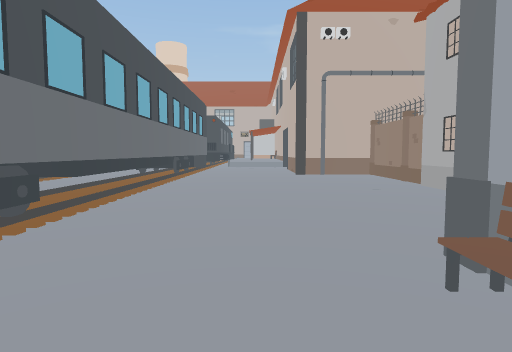
View 1 (above)

24 first-person views from a walk through a 3-D level made in the Unity game engine. The camera is 1.2 m above the floor, tilts 4° down and sees 75° across. The floor is counted in squares, 2 m on a side. Each view is taken from the middle of a square. On the plan, view 1 faces up. The plan holds only what a view shows up to about 10 squares ahead; the rest is blank. The place goes on beyond the plan. The player is left out.

View 2
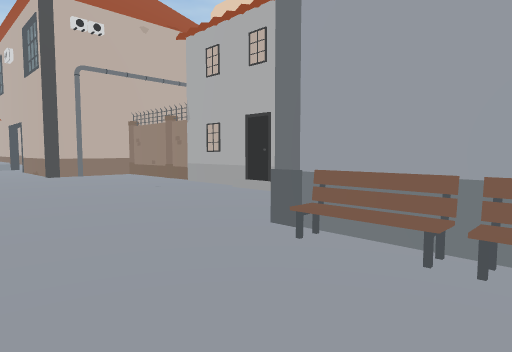

View 3
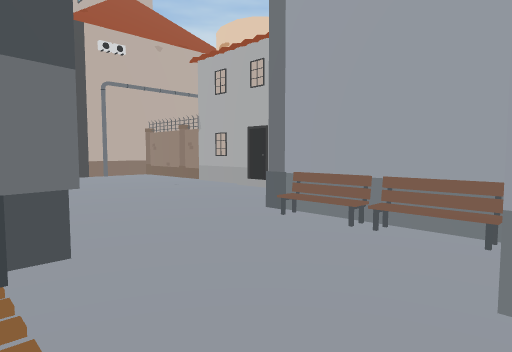

View 4
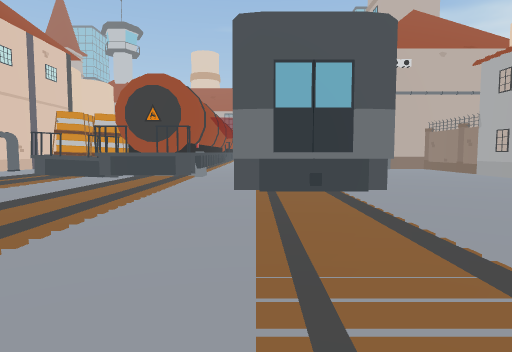

View 5
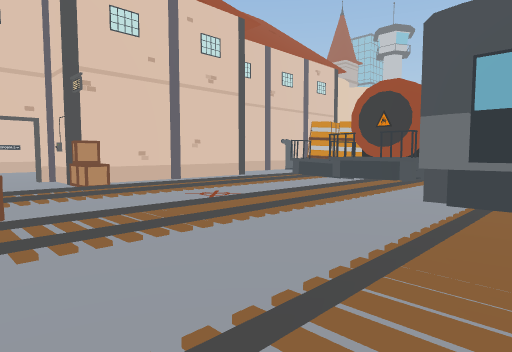

View 6
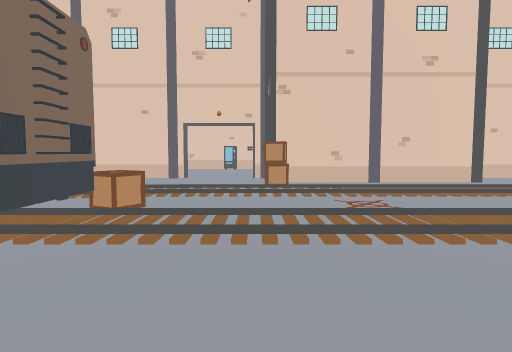

View 7
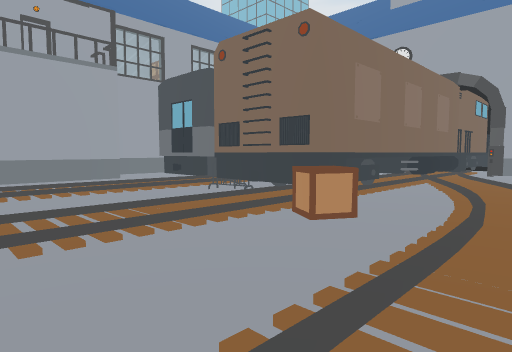

View 8
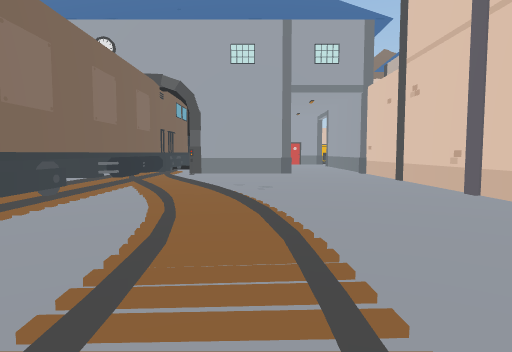

View 9
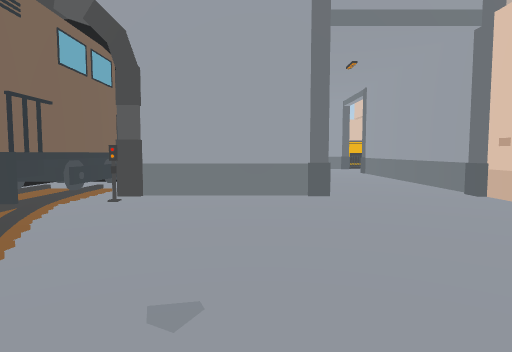

View 10
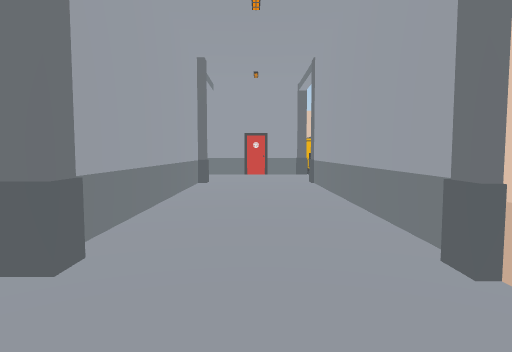

View 11
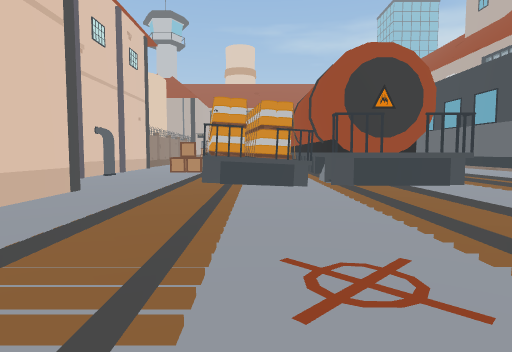

View 12
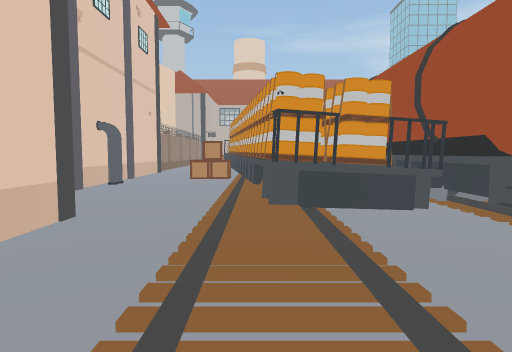

View 13
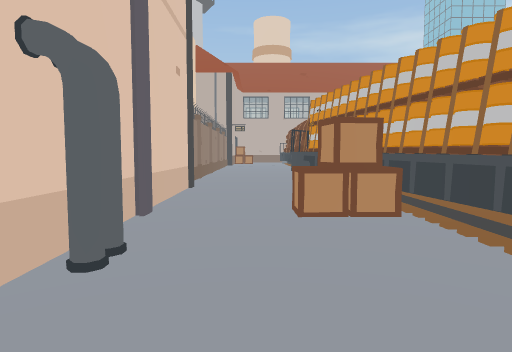

View 14
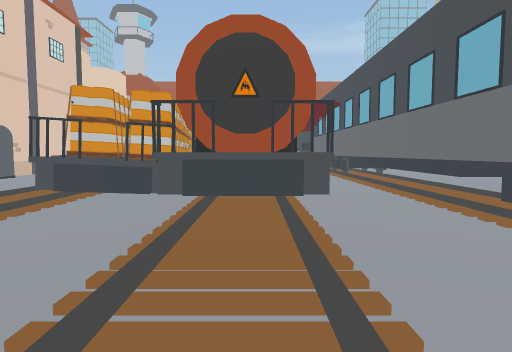

View 15
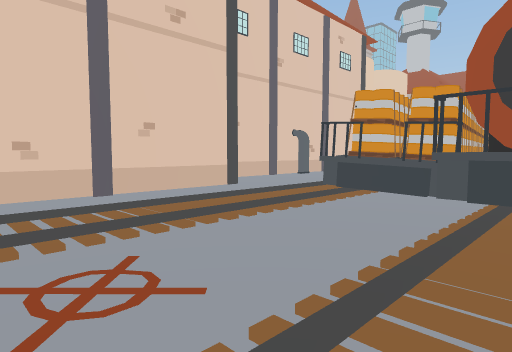

View 16
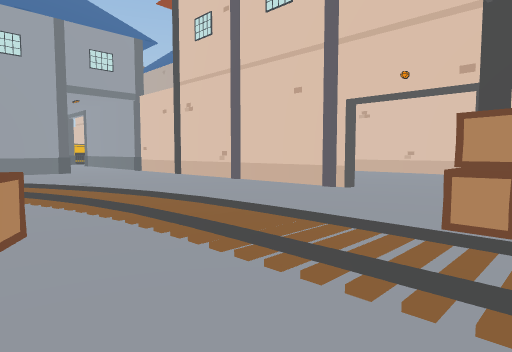

View 17
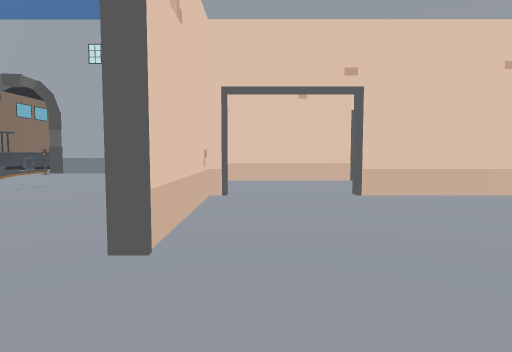

View 18
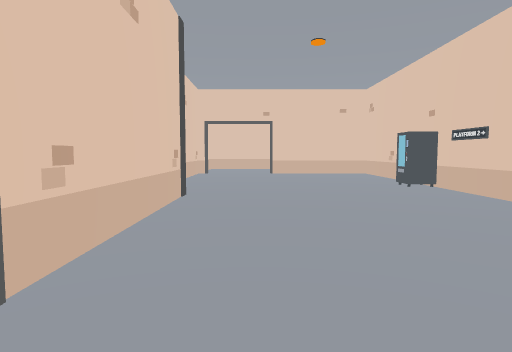

View 19
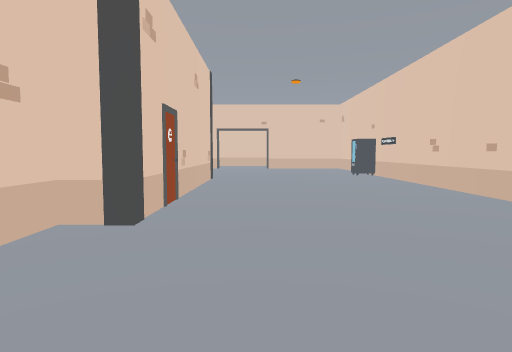

View 20
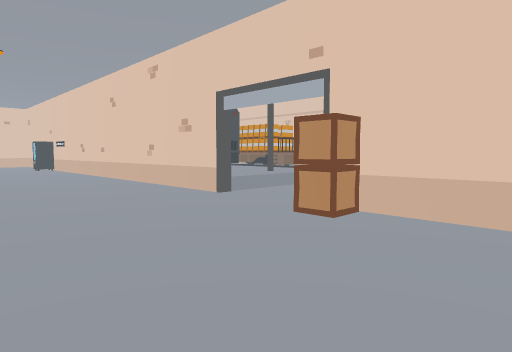

View 21
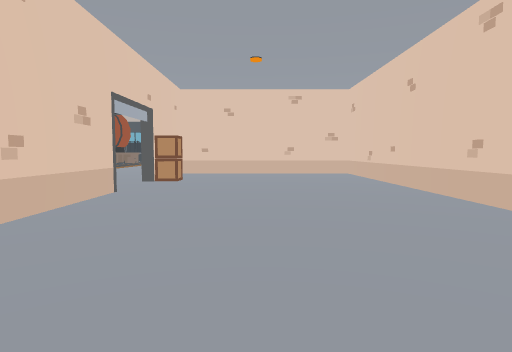

View 22
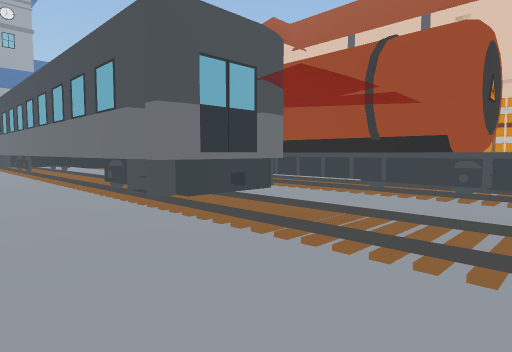

View 23
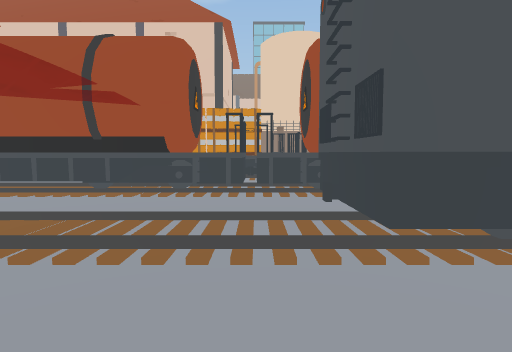

View 24
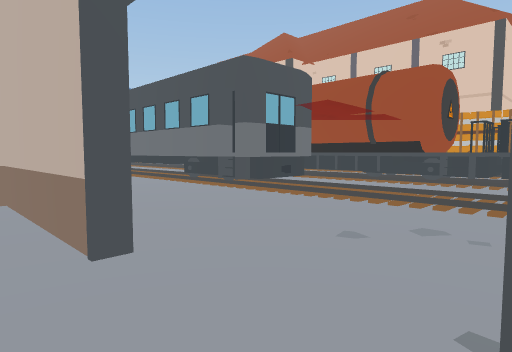

### Floor plan
Key: @ floor where view 1 was taken; # wall or solid block; . main floor; : floor 0.5 m higher than the main floor; + floor 5 m higher than the main floor; / step, stairs or slope; = window, fence, low wall or low ledge; ^ raised ledge; O other object.
Columns run from 18 left of view 1 to 3 right of it. Each row starts with its distance up from view 1.
 14        O..^###.##//#.
 13        O.OO##=.//....
 12   ######.OO###///..#.
 11  .#....#..OO #.//..#.
 10  .#....#..OO #.##..#.
  9  .O....#.OOO##.##..###
  8  ......#..OO##.##.....
  7 //#....#..OO##.##....O
  6 ::#....#..OO##.##....O
  5   #....#..OO#O.##....O
  4   #...###...##.##....O
  3   #...###....=.##....
  2   #...###......##...#
  1   #...###......##..O=
  0   #...##O......//.@O
 -1   #....##O.....//./+#
 -2   O............//.#
 -3   #....#../.O#O//.##
 -4   #....#..//##O##...
 -5   #....#..//##^  ...
 -6   ###..#....##     #
 -7     ...#.../#
 -8     ##.#....#
 -9        #....##^
-10        .....O#
-11       #..#####
-12       #...####
-13       #...#
-14       #...#
-15       #...#
-16       #..##
-17        ...
-18       O##.
-19       O###

Positions as (right, up) in squares from view 1, and headings:
1: (0, 0), facing up
2: (-1, 0), facing up-right
3: (-2, -1), facing up-right
4: (-3, -3), facing up
5: (-2, -3), facing up-left
6: (-2, -1), facing left
7: (-8, 0), facing down-right
8: (-8, -1), facing down
9: (-8, -6), facing down
10: (-10, -9), facing down
11: (-7, -1), facing up
12: (-8, 1), facing up
13: (-10, 6), facing up
14: (-5, 0), facing up
15: (-5, 0), facing up-left
16: (-6, 0), facing down-left
17: (-12, -1), facing down
18: (-13, 4), facing down
19: (-13, 7), facing down
20: (-13, 11), facing down-left
21: (-14, 2), facing up
22: (0, 13), facing down-left
23: (0, 13), facing left
24: (2, 14), facing down-left
